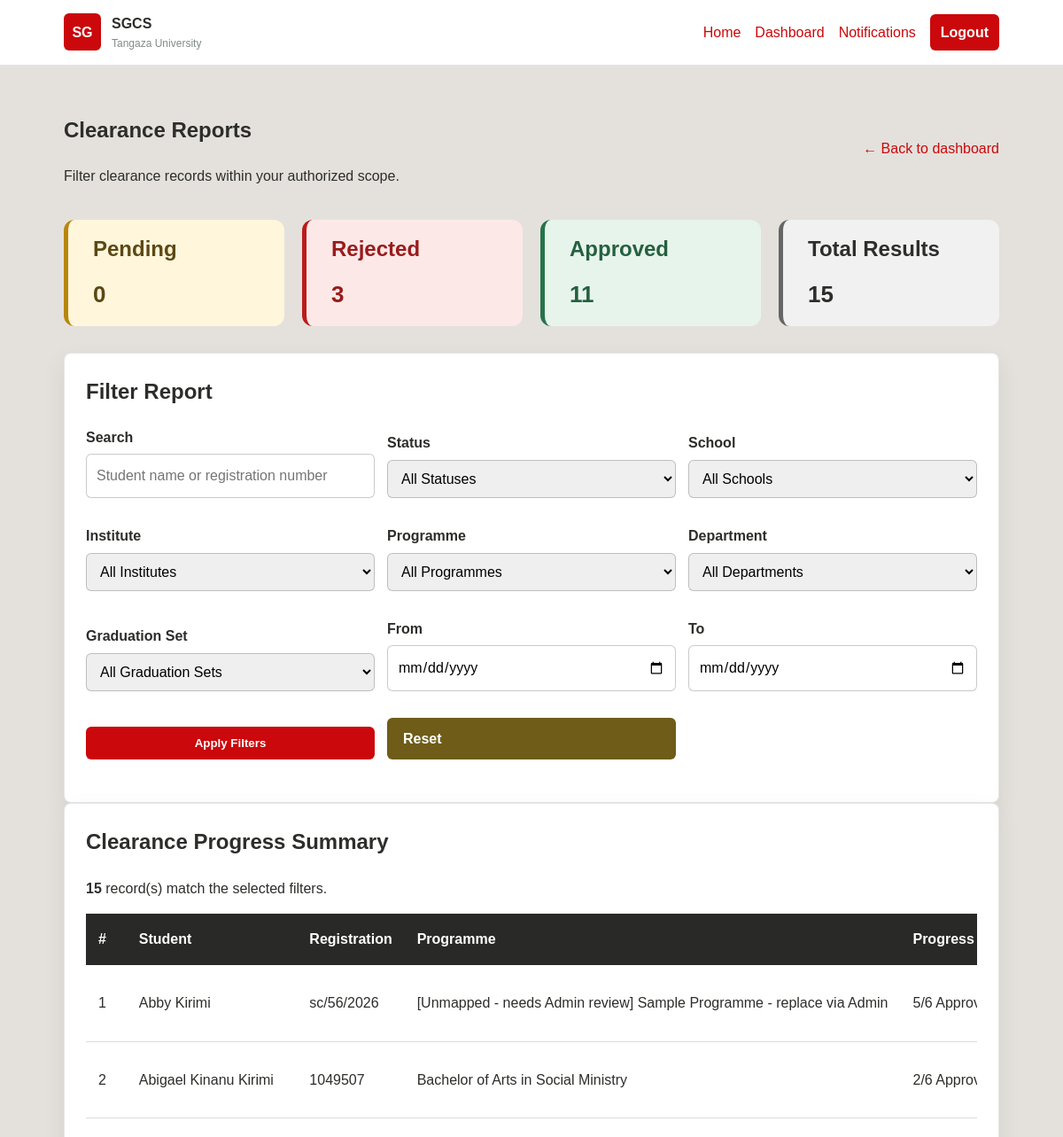
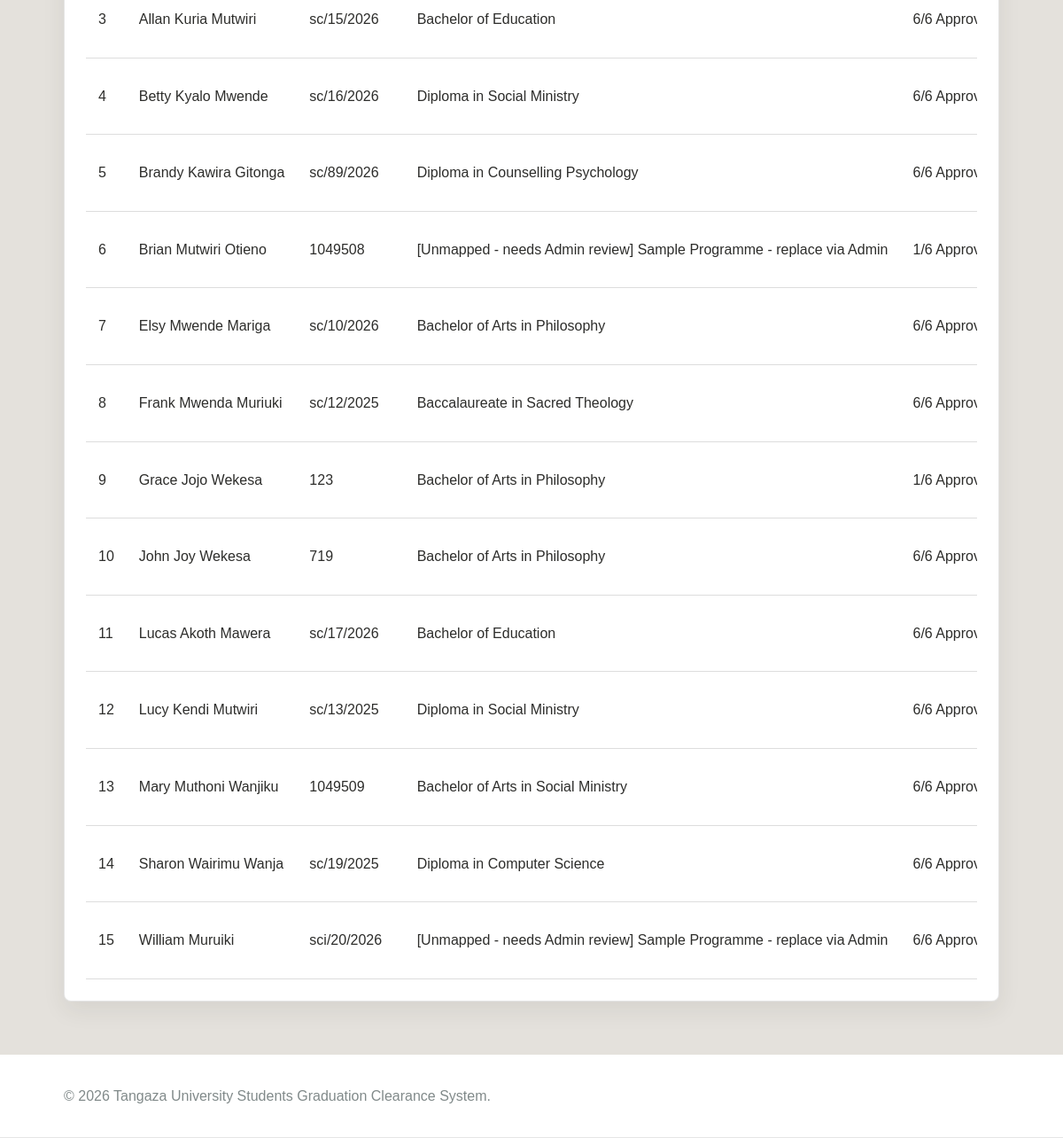
Page /SGCS/reports_dashboard.php (signed in) on the committed database (2 pictures, top to bottom).
### tables this page shows
CREATE TABLE `approval_records` (
  `approval_id` int(11) NOT NULL,
  `request_id` int(11) NOT NULL,
  `dept_id` int(11) NOT NULL,
  `officer_id` int(11) DEFAULT NULL,
  `officer_institute_id` int(11) DEFAULT NULL,
  `status` enum('Pending','Approved','Rejected') NOT NULL DEFAULT 'Pending',
  `comments` text DEFAULT NULL,
  `assigned_at` datetime NOT NULL DEFAULT current_timestamp(),
  `decided_at` datetime DEFAULT NULL
);

CREATE TABLE `students` (
  `student_id` int(11) NOT NULL,
  `registration_no` varchar(20) NOT NULL,
  `full_name` varchar(100) NOT NULL,
  `first_name` varchar(60) DEFAULT NULL,
  `middle_name` varchar(60) DEFAULT NULL,
  `last_name` varchar(60) DEFAULT NULL,
  `gender` enum('Male','Female','Other') DEFAULT NULL,
  `national_id_passport_no` varchar(30) DEFAULT NULL,
  `programme` varchar(100) NOT NULL,
  `institute` varchar(100) NOT NULL,
  `school_id` int(11) DEFAULT NULL,
  `institute_id` int(11) DEFAULT NULL,
  `programme_id` int(11) DEFAULT NULL,
  `specialisation_id` int(11) DEFAULT NULL,
  `stage` varchar(10) DEFAULT NULL,
  `completion_status` enum('Ongoing','Completed','Graduated') NOT NULL DEFAULT 'Ongoing',
  `graduation_set_id` int(11) DEFAULT NULL,
  `email` varchar(100) NOT NULL,
  `phone` varchar(20) DEFAULT NULL,
  `graduation_year` year(4) NOT NULL,
  `account_status` enum('Active','Inactive') NOT NULL DEFAULT 'Active',
  `certificate_name_order` enum('first_middle_last','last_first_middle') DEFAULT NULL,
  `certificate_name_confirmed_at` datetime DEFAULT NULL,
  `academic_year` varchar(20) DEFAULT NULL
);

CREATE TABLE `clearance_requests` (
  `request_id` int(11) NOT NULL,
  `student_id` int(11) NOT NULL,
  `graduation_set_id` int(11) DEFAULT NULL,
  `submitted_at` datetime NOT NULL DEFAULT current_timestamp(),
  `overall_status` enum('Pending','Approved','In Progress','Rejected','Final') NOT NULL DEFAULT 'Pending',
  `current_dept_id` int(11) DEFAULT NULL
);

### SGCS/reports_dashboard.php (the view, shortened to what the rows shown need)
<?php
require_once __DIR__ . '/includes/auth.php';
require_once __DIR__ . '/includes/clearance_functions.php';
$current = current_user();
$role = strtolower(trim((string)($current['role'] ?? '')));
$assignedReportDepartment = get_assigned_department($pdo, $current);
$assignedReportDepartmentName = strtolower(trim((string)($assignedReportDepartment['dept_name'] ?? '')));
$isDirector = ($role === 'director');
$isSchoolDean = ($role === 'dean');
$isGeneralReportUser = in_array($role, ['admin', 'registrar'], true);
$isDepartmentReportUser =
    in_array($role, ['librarian', 'finance_officer', 'university_store'], true)
    || in_array($assignedReportDepartmentName, ['library', 'finance office', 'university store office'], true);
$status = clean_input($_GET['status'] ?? '');
$assignedReportDepartment = $isDepartmentReportUser
    ? ($assignedReportDepartment ?: get_assigned_department($pdo, $current))
    : null;
$departmentId = $isGeneralReportUser
    ? (int)($_GET['department_id'] ?? 0)
    : ($isDepartmentReportUser
        ? (int)($assignedReportDepartment['dept_id'] ?? $current['department_id'] ?? 0)
        : 0);
$search = trim(clean_input($_GET['search'] ?? ''));
$programmeId = $isGeneralReportUser
    ? (int)($_GET['programme_id'] ?? 0)
    : 0;
$graduationSetId = $isGeneralReportUser || $isDepartmentReportUser || $isSchoolDean || $isDirector
    ? (int)($_GET['graduation_set_id'] ?? 0)
    : 0;
$dateFrom = trim($_GET['date_from'] ?? '');
$dateTo = trim($_GET['date_to'] ?? '');
if ($isDirector) {
    $rows = get_director_clearance_report_summary_rows(
        $pdo,
        $current,
        $status
    );
} else {
    $rawRows = get_clearance_report_rows_v3(
        $pdo,
        $current,
        '',
        $departmentId
    );
    $grouped = [];
    foreach ($rawRows as $row) {
        $requestId = (int)($row['request_id'] ?? 0);
        if (!isset($grouped[$requestId])) {
            $grouped[$requestId] = [
                'request_id' => $requestId,
                'student_name' => $row['student_name'] ?? '',
                'registration_no' => $row['registration_no'] ?? '',
                'programme' => $row['programme'] ?? '',
                'graduation_set_id' => (int)($row['graduation_set_id'] ?? 0),
                'graduation_set_name' => $row['graduation_set_name'] ?? '',
                'school_id' => (int)($row['school_id'] ?? 0),
                'institute_id' => (int)($row['institute_id'] ?? 0),
                'institute_name' => $row['institute_name'] ?? '',
                'overall_status' => $row['overall_status']
                    ?? $row['approval_status']
                    ?? 'Pending',
                'approved_count' => 0,
                'total_departments' => 0,
                'last_action_at' => '',
                'departments' => []
            ];
        }
        $deptId = (int)($row['dept_id'] ?? 0);
        $deptName = trim((string)($row['dept_name'] ?? ''));
        $deptKey = $deptId > 0
            ? 'id_' . $deptId
            : 'name_' . strtolower($deptName);
        if (!isset($grouped[$requestId]['departments'][$deptKey])) {
            $approvalStatus = trim(
                (string)(
                    $row['approval_status']
                    ?? $row['status']
                    ?? 'Pending'
                )
            );
            $decidedAt = $row['decided_at']
                ?? $row['assigned_at']
                ?? '';
            $grouped[$requestId]['departments'][$deptKey] = [
                'dept_id' => $deptId,
                'dept_name' => $deptName,
                'status' => $approvalStatus,
                'officer_name' => $row['officer_name'] ?? '',
                'comments' => $row['comments'] ?? '',
                'decided_at' => $row['decided_at'] ?? '',
                'assigned_at' => $row['assigned_at'] ?? '',
                'action_at' => $decidedAt
            ];
        }
    }
    $rows = [];
    foreach ($grouped as $request) {
        $approvedCount = 0;
        $totalDepartments = 0;
        $lastAction = '';
        foreach ($request['departments'] as $dept) {
            $totalDepartments++;
            if (strcasecmp(
                trim((string)$dept['status']),
                'Approved'
            ) === 0) {
                $approvedCount++;
            }
            $actionAt = trim((string)($dept['action_at'] ?? ''));
            if ($actionAt !== '') {
                if (
                    $lastAction === '' ||
                    strcmp($actionAt, $lastAction) > 0
                ) {
                    $lastAction = $actionAt;
                }
            }
        }
        $overallStatus = trim(
            (string)($request['overall_status'] ?? 'Pending')
        );
        if ($isDepartmentReportUser && !empty($request['departments'])) {
            $firstDepartment = reset($request['departments']);
            $overallStatus = trim((string)($firstDepartment['status'] ?? 'Pending'));
            if ($overallStatus === '') {
                $overallStatus = 'Pending';
            }
        } elseif ($approvedCount > 0 && $totalDepartments > 0) {
            if ($approvedCount >= $totalDepartments) {
                $overallStatus = 'Approved';
            }
        }
        $rows[] = [
            'request_id' => $request['request_id'],
            'student_name' => $request['student_name'],
            'registration_no' => $request['registration_no'],
            'programme' => $request['programme'],
            'graduation_set_id' => $request['graduation_set_id'],
            'graduation_set_name' => $request['graduation_set_name'],
            'school_id' => $request['school_id'],
            'institute_id' => $request['institute_id'],
            'institute_name' => $request['institute_name'],
            'approved_count' => $approvedCount,
            'total_departments' => $totalDepartments,
            'overall_status' => $overallStatus,
            'last_action_at' => $lastAction,
            'departments' => $request['departments']
        ];
    }
}
$rows = array_values(
    array_filter(
        $rows,
        function ($row) use (
            $search,
            $schoolId,
            $instituteId,
            $programmeId,
            $graduationSetId,
            $dateFrom,
            $dateTo,
            $status
        ) {
            return true;
        }
    )
);
require_once __DIR__ . '/includes/header.php';
?>
<section class="dashboard">
    <div class="dashboard-top">
        <div>
            <?php
            $reportTitle = 'Clearance Reports';
            ?>
            <h1><?php echo htmlspecialchars($reportTitle); ?></h1>
        </div>
    </div>
    <div class="dashboard-box report-filter-box">
        <h2>Filter Report</h2>
    </div>
    <div class="dashboard-box">
        <h2>
            Clearance Progress Summary
        </h2>
        <?php if ($rows): ?>
            <div class="report-table-scroll">
                <table class="report-summary-table">
                    <thead>
                        <tr>
                            <th>
                                #
                            </th>
                            <th>
                                Student
                            </th>
                            <th>
                                Registration
                            </th>
                            <th>
                                Programme
                            </th>
                            <th>
                                Progress
                            </th>
                        </tr>
                    </thead>
                    <tbody>
                        <?php foreach ($rows as $i => $r): ?>
                            <tr>
                                <td>
                                    <?php echo $i + 1; ?>
                                </td>
                                <td>
                                    <?php
                                    echo htmlspecialchars(
                                        $r['student_name'] ?? ''
                                    );
                                    ?>
                                </td>
                                <td>
                                    <?php
                                    echo htmlspecialchars(
                                        $r['registration_no'] ?? ''
                                    );
                                    ?>
                                </td>
                                <td>
                                    <?php
                                    $programme =
                                        trim(
                                            (string)(
                                                $r['programme']
                                                ?? ''
                                            )
                                        );
                                    echo htmlspecialchars(
                                        $programme !== ''
                                            ? $programme
                                            : 'None'
                                    );
                                    ?>
                                </td>
                                <td>
                                    <?php
                                    $approved =
                                        (int)(
                                            $r['approved_count']
                                            ?? 0
                                        );
                                    $total =
                                        (int)(
                                            $r['total_departments']
                                            ?? 0
                                        );
                                    echo $approved . '/' . $total;
                                    ?>
                                    Approved
                                </td>
                            </tr>
                        <?php endforeach; ?>
                    </tbody>
                </table>
            </div>
        <?php else: ?>
            <p>
                No clearance records match the selected filters.
            </p>
        <?php endif; ?>
    </div>
</section>
<?php
require_once __DIR__ . '/includes/footer.php';
?>

### rows in the picture
approval_records: students.full_name "Abby Kirimi", students.registration_no "sc/56/2026", programme "[Unmapped - needs Admin review] Sample Programme - replace via Admin", approved "5", total "6"
approval_records: students.full_name "Abigael Kinanu Kirimi", students.registration_no "1049507", programme "Bachelor of Arts in Social Ministry", students.school_id "2", total "6"
approval_records: students.full_name "Allan Kuria Mutwiri", students.registration_no "sc/15/2026", programme "Bachelor of Education", dept "6"
approval_records: students.full_name "Betty Kyalo Mwende", students.registration_no "sc/16/2026", programme "Diploma in Social Ministry", dept "6"
approval_records: students.full_name "Brandy Kawira Gitonga", students.registration_no "sc/89/2026", programme "Diploma in Counselling Psychology", dept "6"
approval_records: students.full_name "Brian Mutwiri Otieno", students.registration_no "1049508", programme "[Unmapped - needs Admin review] Sample Programme - replace via Admin", request.graduation_set_id "1", total "6"
approval_records: students.full_name "Elsy Mwende Mariga", students.registration_no "sc/10/2026", programme "Bachelor of Arts in Philosophy", dept "6"
approval_records: students.full_name "Frank Mwenda Muriuki", students.registration_no "sc/12/2025", programme "Baccalaureate in Sacred Theology", dept "6"
approval_records: students.full_name "Grace Jojo Wekesa", students.registration_no "123", programme "Bachelor of Arts in Philosophy", dept "1", total "6"
approval_records: students.full_name "John Joy Wekesa", students.registration_no "719", programme "Bachelor of Arts in Philosophy", dept "6"
approval_records: students.full_name "Lucas Akoth Mawera", students.registration_no "sc/17/2026", programme "Bachelor of Education", dept "6"
approval_records: students.full_name "Lucy Kendi Mutwiri", students.registration_no "sc/13/2025", programme "Diploma in Social Ministry", dept "6"
approval_records: students.full_name "Mary Muthoni Wanjiku", students.registration_no "1049509", programme "Bachelor of Arts in Social Ministry", dept "6"
approval_records: students.full_name "Sharon Wairimu Wanja", students.registration_no "sc/19/2025", programme "Diploma in Computer Science", dept "6"
approval_records: students.full_name "William Muruiki", students.registration_no "sci/20/2026", programme "[Unmapped - needs Admin review] Sample Programme - replace via Admin", dept "6"

### other values in the picture
APP_SHORT_NAME "SGCS"
$reportTitle "Clearance Reports"
$summary['Pending'] "0"
$summary['Rejected'] "3"
$summary['Approved'] "11"
count($rows) "15"
